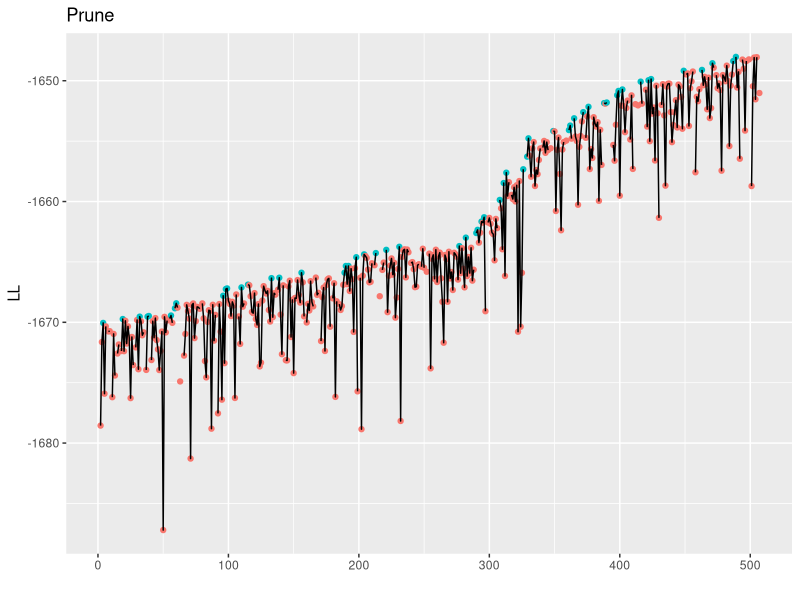
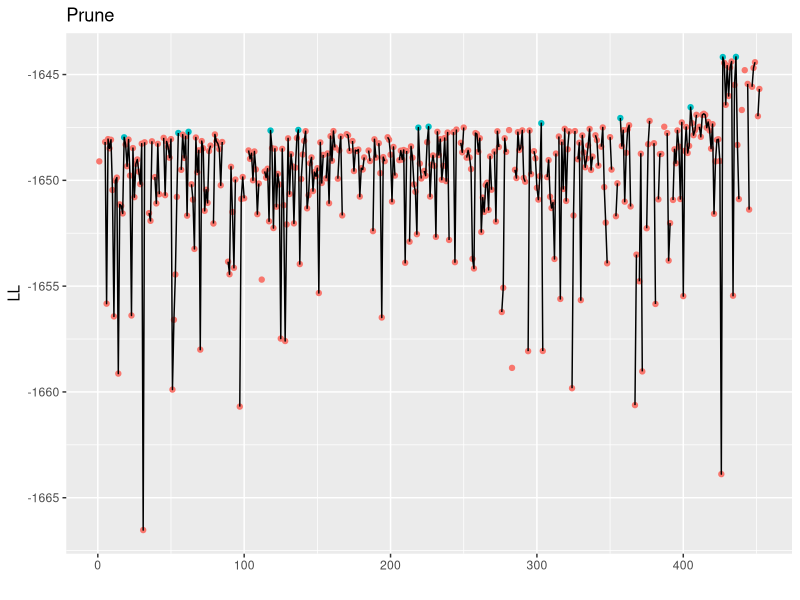
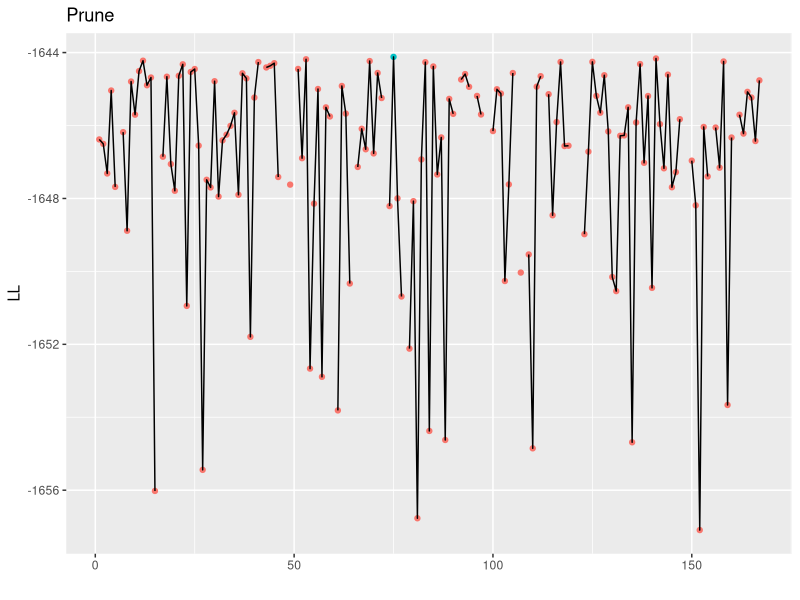
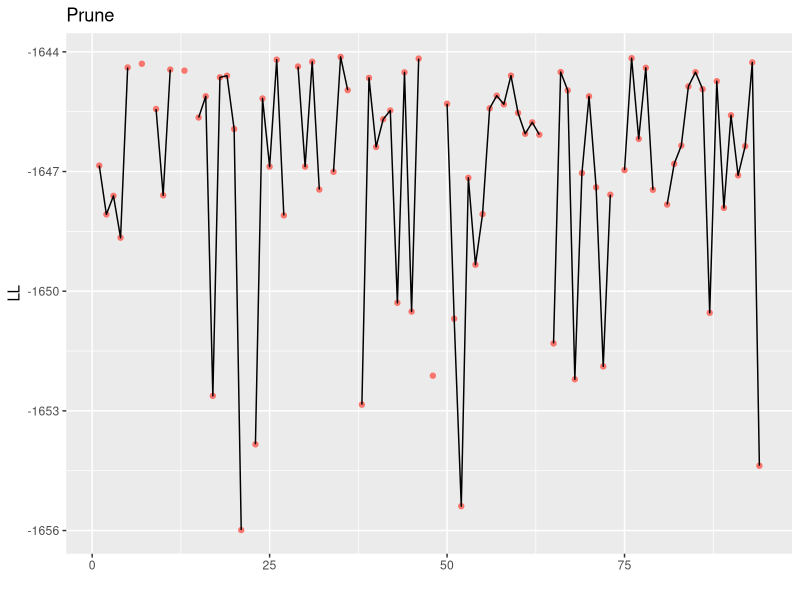
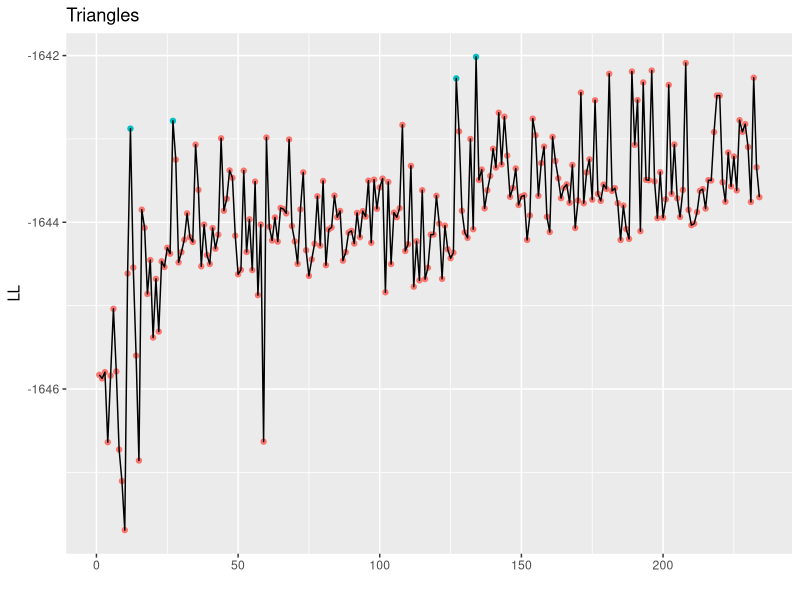
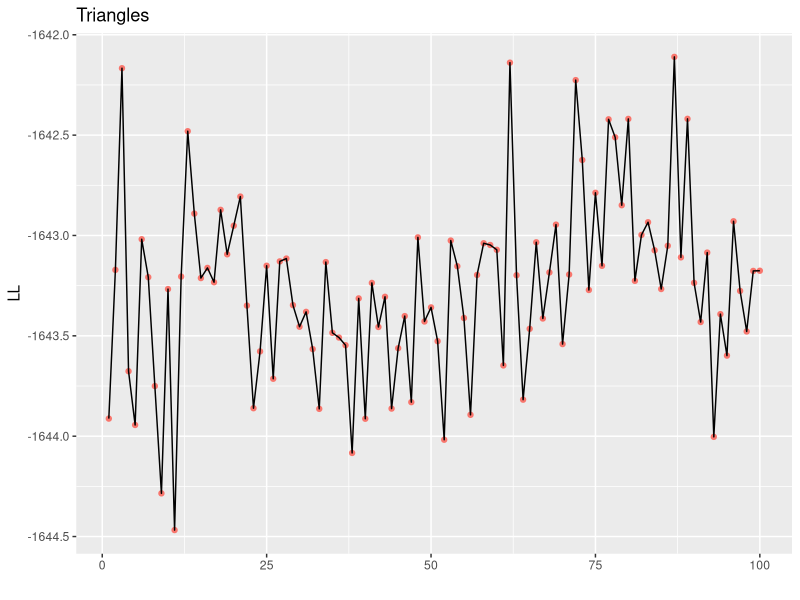
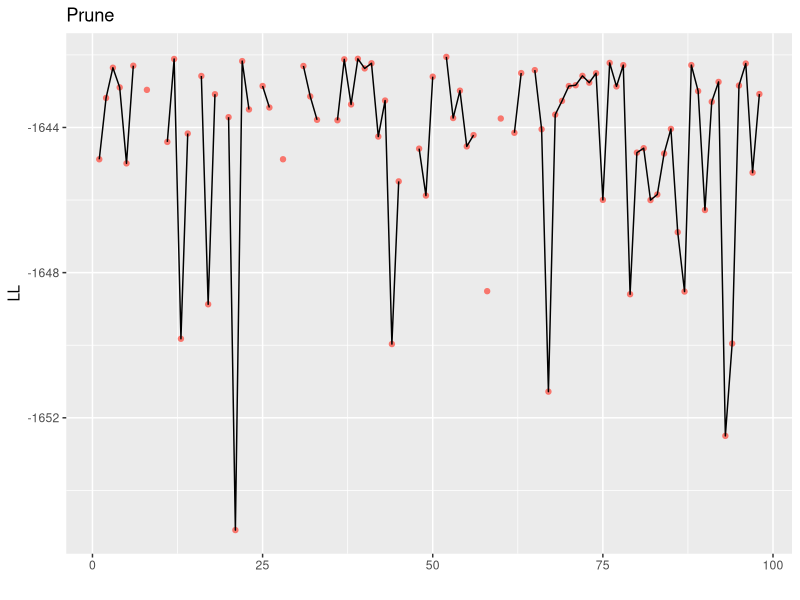
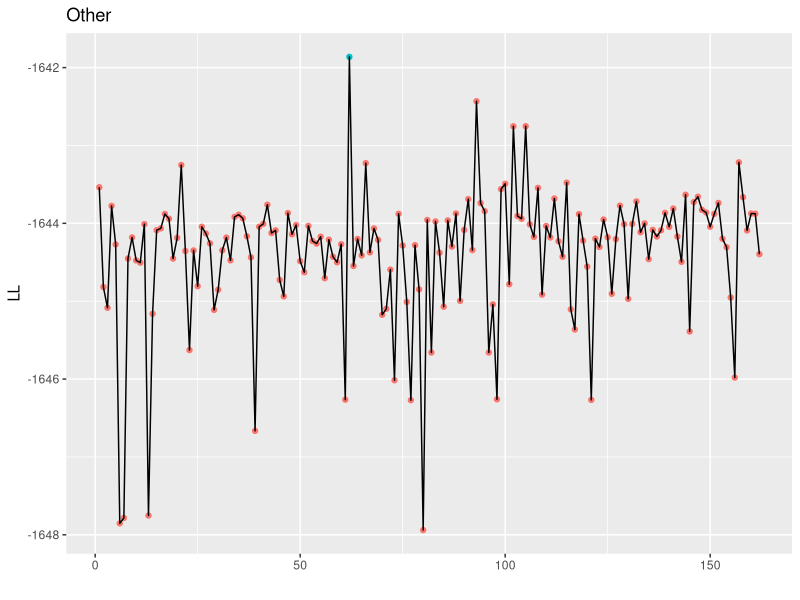

Reproduce these figures in R, in order.
## ---- chunk 1
    knitr::opts_chunk$set(fig.width=12, fig.height=8, fig.path='Figs/',
               echo=FALSE, warning=FALSE, message=FALSE, dpi=300)
    library(ggplot2)
    library(data.table)
## ---- chunk 2
    methodnames<-c("Prune","Triangles","Other")
    dat <- readLines('records.csv')
    for (linenum in 1:length(dat)) {
        l1 <- strsplit(dat[linenum],split=",")
        method<-as.numeric(l1[[1]][1])+1

        l2 <- unlist(lapply(l1[[1]][c(2:length(l1[[1]]))], function(i) { if (i=="-inf") { NA } else { as.numeric(i) } }))
        
        # list of changes that successfully improved the graph (signed + in data)
        changed<-unlist(lapply(l2,function(i) { if ((i<0) || is.na(i)) { FALSE } else { TRUE }}))

        # re-sign all data to be negative
        l2 <- -abs(l2)

        plotdat<-data.table(x=seq(length(l2)), y=l2, changed=changed)
        p<-ggplot(plotdat,aes(x=x,y=y)) + geom_point(aes(color=changed)) + geom_line() + ylab("LL") + xlab("") + ggtitle(methodnames[method]) + theme(legend.position="none")
        print(p)
    }
